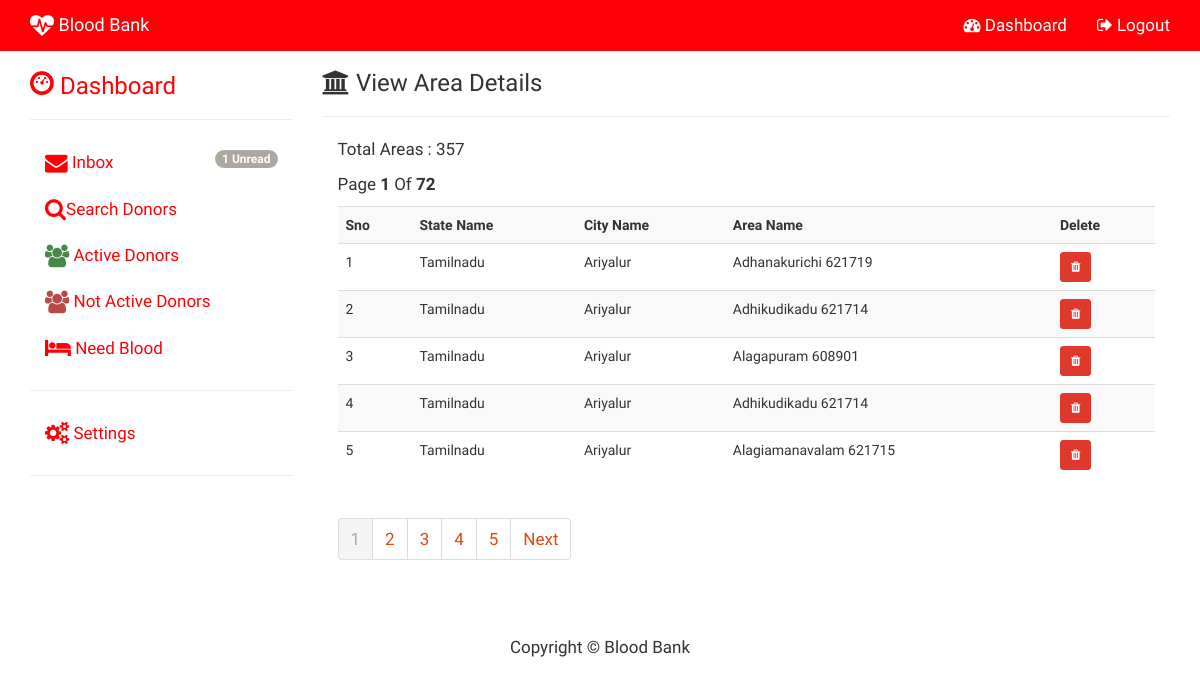
Screenshot of /Blood_Bank/admin_view_area.php (signed in) with the database file from the repository.
### tables this page shows
CREATE TABLE IF NOT EXISTS `area` (
  `AREA_ID` int(11) NOT NULL AUTO_INCREMENT,
  `CITY_ID` int(11) NOT NULL,
  `STATE_ID` int(11) NOT NULL,
  `AREA_NAME` varchar(150) NOT NULL,
  PRIMARY KEY (`AREA_ID`)
);

CREATE TABLE IF NOT EXISTS `state` (
  `STATE_ID` int(11) NOT NULL AUTO_INCREMENT,
  `STATE_NAME` varchar(150) NOT NULL,
  `COUNTRY_ID` int(11) NOT NULL,
  PRIMARY KEY (`STATE_ID`)
);

CREATE TABLE IF NOT EXISTS `city` (
  `CITY_ID` int(11) NOT NULL AUTO_INCREMENT,
  `STATE_ID` int(11) NOT NULL,
  `CITY_NAME` varchar(150) NOT NULL,
  PRIMARY KEY (`CITY_ID`)
);

### Blood_Bank/admin_view_area.php (the view, shortened to what this page needs)
<?php
include("config.php");
 $sql="SELECT * FROM area";
$result=$con->query($sql);
$rows=$result->num_rows;
$page_rows=5;
$last=ceil($rows/$page_rows);
$pagenum=1;
$limit='LIMIT '.($pagenum-1)*$page_rows.','.$page_rows;
$sql="Select state.STATE_NAME, city.CITY_NAME, area.AREA_NAME, area.AREA_ID
From area Inner Join
  city On area.CITY_ID = city.CITY_ID Inner Join
  state On area.STATE_ID = state.STATE_ID $limit ";
 $textline1="Total Areas : $rows";
 $textline2="Page  <b>$pagenum</b> Of <b>$last</b>";
 $paginationctrls='<ul class="pagination">';
 if($last!=1)
 {
	 $paginationctrls.='<li class="active" 	><a href="#"  >'.$pagenum.'</a></li> ';
	 for($i=$pagenum+1;$i<=$last;$i++)
	 {
		 $paginationctrls.='<li><a href="'.$_SERVER['PHP_SELF'].'?pn='.$i.'">'.$i.'</a> </li>';
		 if($i>=$pagenum+4)
		 {
			 break;
		 }
	 }
	 if($pagenum!=$last)
	 {
		 $next=$pagenum+1;
		 $paginationctrls.='<li><a href="'.$_SERVER['PHP_SELF'].'?pn='.$next.'">Next</a></li></ul>';
	 }
 }
 $list='';
 $result=$con->query($sql);
						if($result->num_rows>0)
						{
								$list.= "<table class='table table-striped' >";
									$list.= "<tr>
											<th>Sno</th>
											<th>State Name</th>
											<th>City Name</th>
											<th>Area Name</th>
											<th>Delete</th>
										</tr>";
										$i=0;
										while($row=$result->fetch_assoc())
										{
											$i++;
											$list.="<tr>";
												$list.= "<td>$i</td>";
												$list.= "<td>".$row["STATE_NAME"]."</td>";
												$list.= "<td>".$row["CITY_NAME"]."</td>";
												$list.= "<td>".$row["AREA_NAME"]."</td>";
												$list.= "<td><a href='admin_del_area.php?id=".$row["AREA_ID"]."' class='btn btn-danger btn-sm'><i class='fa fa-trash'></i></a></td>";
											$list.="</tr>";
										}
								$list.= "</table>";
						}
?>
<!DOCTYPE html>
<html lang="en">
	<head>
			<?php include("admin_head.php");?>
	</head>
	<body>
<?php include("admin_topnav.php"); ?>
<div class="container">
	<div class="row">
		<div class="col-sm-3">
			<?php include("admin_side_nav.php");?>
		</div>
		<div class="col-sm-9" >
			<h3><i class="fa fa-bank"></i> View Area Details </h3><hr>
				<div class="col-md-12">
				<p><?php echo $textline1; ?></p>
				<p><?php echo $textline2; ?></p>
				<?php echo $list; ?>
				<?php echo $paginationctrls; ?>
				</div>
			</div>
		</div>
	</div>
	 <?php include("admin_footer.php"); ?>
	</body>
</html>

### Blood_Bank/css/modern-business.css (style rules this page uses)
html, body { height: 100%; }
body { padding-top: 50px; }
p,li { font-size:17px; }

### rows the page displays
area: STATE_ID.STATE_NAME "Tamilnadu", CITY_ID.CITY_NAME "Ariyalur", AREA_NAME "Adhanakurichi 621719"
area: STATE_ID.STATE_NAME "Tamilnadu", CITY_ID.CITY_NAME "Ariyalur", AREA_NAME "Adhikudikadu 621714"
area: STATE_ID.STATE_NAME "Tamilnadu", CITY_ID.CITY_NAME "Ariyalur", AREA_NAME "Alagapuram 608901"
area: STATE_ID.STATE_NAME "Tamilnadu", CITY_ID.CITY_NAME "Ariyalur", AREA_NAME "Adhikudikadu 621714"
area: STATE_ID.STATE_NAME "Tamilnadu", CITY_ID.CITY_NAME "Ariyalur", AREA_NAME "Alagiamanavalam 621715"

### other values shown
$n "1"
$textline1 "Total Areas : 357"
$pagenum "1"
$last "72"
